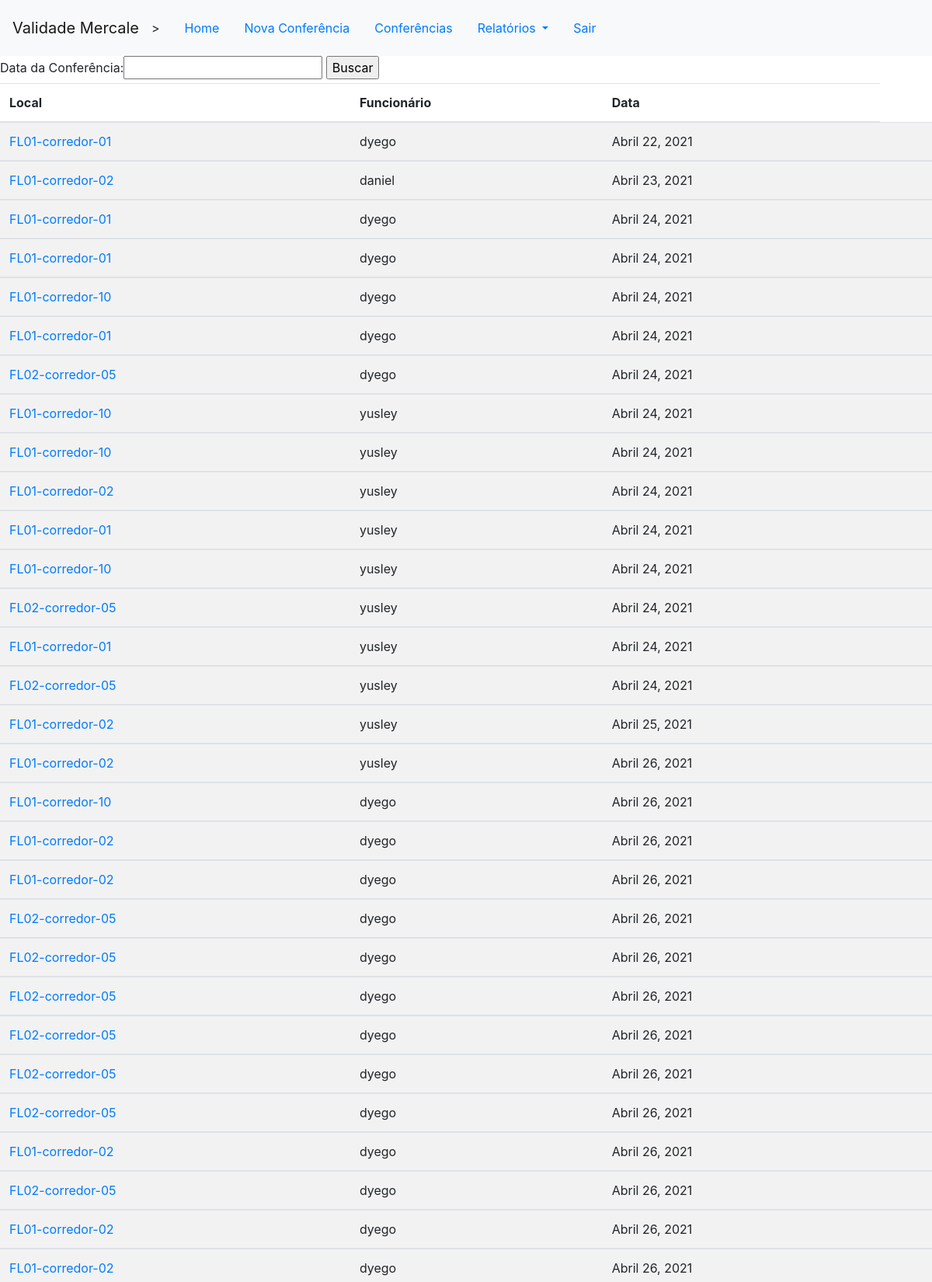
Page /conferencias/ (signed in, upper part) on the committed database.
### main/models.py (models this page shows, shortened)
class Conferencia(models.Model):
    funcionario = models.ForeignKey(Funcionario, on_delete = models.CASCADE)
    corredor = models.ForeignKey(Corredor, on_delete = models.CASCADE)
    data_conferencia = models.DateField(auto_now_add=True)
    def get_absolute_url(self):
        return reverse("main:detalhes_conferencia", kwargs={"id": self.id})

class Corredor(models.Model):
    nome = models.CharField(max_length=30)
    slug = models.SlugField(max_length=30, unique=True)
    descricao = models.CharField(max_length=50)
    filial = models.ForeignKey(Filial, default = 1, related_name='filial_corredor', on_delete=models.CASCADE)
    class Meta:
        verbose_name_plural = 'Corredores'
        ordering = ['nome']

class Funcionario(models.Model):
    usuario = models.OneToOneField(User, related_name='profile', on_delete=models.CASCADE) # Chave estrangeira para o perfil, usando o model User default
    filial = models.ForeignKey(Filial, default = 1, related_name='filial_funcionario', on_delete=models.CASCADE)
    cargo = models.CharField(max_length=20)
    class Meta:
        ordering = ['usuario']
    def __str__(self):
        return str(self.usuario)

### main/views.py (the view)
# urls.py: path("conferencias/", views.conferencia_list, name='lista_conferencia'),
@login_required
def conferencia_list(request):
    conferencias = Conferencia.objects.all()
    filtro = ConferenciaFilter(request.GET, queryset = conferencias)
    conferencias = filtro.qs
    return render(request, 'main/conferencia_list.html', {'conferencias': conferencias, 'filtro': filtro})

### main/templates/main/conferencia_list.html (shortened to what this page needs)
{% extends 'main/base.html' %}
{% block content %}
<form method="GET">
    {{ filtro.form }}
    <input type="submit" value="Buscar">
</form>
<table class="table table-striped table-hover" >
    <thead>
      <tr>
        <th scope="col">Local</th>
        <th scope="col">Funcionário</th>
        <th scope="col">Data</th>
      </tr>
    </thead>
    {% for c in conferencias %}
            <tbody>
                    <tr>
                        <td scope="col"> <a href="{{ c.get_absolute_url }}">{{ c.corredor.slug }} </a></td>
                        <td scope="col">{{ c.funcionario }}</td>
                        <td scope="col">{{ c.data_conferencia }}<td>
                    </tr>
            </tbody>
    {% endfor %}
    </table>
{% endblock content %}

### rows in the picture
Conferencia: corredor.slug "FL01-corredor-01", funcionario "dyego", data_conferencia "Abril 22, 2021"
Conferencia: corredor.slug "FL01-corredor-02", funcionario "daniel", data_conferencia "Abril 23, 2021"
Conferencia: corredor.slug "FL01-corredor-01", funcionario "dyego", data_conferencia "Abril 24, 2021"
Conferencia: corredor.slug "FL01-corredor-01", funcionario "dyego", data_conferencia "Abril 24, 2021"
Conferencia: corredor.slug "FL01-corredor-10", funcionario "dyego", data_conferencia "Abril 24, 2021"
Conferencia: corredor.slug "FL01-corredor-01", funcionario "dyego", data_conferencia "Abril 24, 2021"
Conferencia: corredor.slug "FL02-corredor-05", funcionario "dyego", data_conferencia "Abril 24, 2021"
Conferencia: corredor.slug "FL01-corredor-10", funcionario "yusley", data_conferencia "Abril 24, 2021"
Conferencia: corredor.slug "FL01-corredor-10", funcionario "yusley", data_conferencia "Abril 24, 2021"
Conferencia: corredor.slug "FL01-corredor-02", funcionario "yusley", data_conferencia "Abril 24, 2021"
Conferencia: corredor.slug "FL01-corredor-01", funcionario "yusley", data_conferencia "Abril 24, 2021"
Conferencia: corredor.slug "FL01-corredor-10", funcionario "yusley", data_conferencia "Abril 24, 2021"
Conferencia: corredor.slug "FL02-corredor-05", funcionario "yusley", data_conferencia "Abril 24, 2021"
Conferencia: corredor.slug "FL01-corredor-01", funcionario "yusley", data_conferencia "Abril 24, 2021"
Conferencia: corredor.slug "FL02-corredor-05", funcionario "yusley", data_conferencia "Abril 24, 2021"
Conferencia: corredor.slug "FL01-corredor-02", funcionario "yusley", data_conferencia "Abril 25, 2021"
Conferencia: corredor.slug "FL01-corredor-02", funcionario "yusley", data_conferencia "Abril 26, 2021"
Conferencia: corredor.slug "FL01-corredor-10", funcionario "dyego", data_conferencia "Abril 26, 2021"
Conferencia: corredor.slug "FL01-corredor-02", funcionario "dyego", data_conferencia "Abril 26, 2021"
Conferencia: corredor.slug "FL01-corredor-02", funcionario "dyego", data_conferencia "Abril 26, 2021"
Conferencia: corredor.slug "FL02-corredor-05", funcionario "dyego", data_conferencia "Abril 26, 2021"
Conferencia: corredor.slug "FL02-corredor-05", funcionario "dyego", data_conferencia "Abril 26, 2021"
Conferencia: corredor.slug "FL02-corredor-05", funcionario "dyego", data_conferencia "Abril 26, 2021"
Conferencia: corredor.slug "FL02-corredor-05", funcionario "dyego", data_conferencia "Abril 26, 2021"
Conferencia: corredor.slug "FL02-corredor-05", funcionario "dyego", data_conferencia "Abril 26, 2021"
Conferencia: corredor.slug "FL02-corredor-05", funcionario "dyego", data_conferencia "Abril 26, 2021"
Conferencia: corredor.slug "FL01-corredor-02", funcionario "dyego", data_conferencia "Abril 26, 2021"
Conferencia: corredor.slug "FL02-corredor-05", funcionario "dyego", data_conferencia "Abril 26, 2021"
Conferencia: corredor.slug "FL01-corredor-02", funcionario "dyego", data_conferencia "Abril 26, 2021"
Conferencia: corredor.slug "FL01-corredor-02", funcionario "dyego", data_conferencia "Abril 26, 2021"
